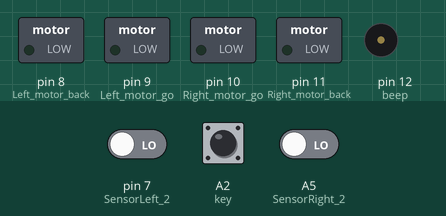
A sketch run on a simulated Arduino Uno, built with avr-gcc and run on an emulated ATmega328P. Shown: switched loads named in the sketch (green lamp = pin HIGH), buzzer (waves = sounding, pin HIGH). The test bench sets the inputs (shaded band); at power-on: A2 (key) LOW, pin 7 (SensorLeft_2) LOW, A5 (SensorRight_2) LOW.

Above: at 1.2 s.
1.3 s: A2 (key) pulled HIGH for 0.15 s
At 1.38 s:
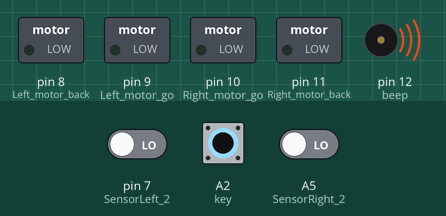
At 2.5 s:
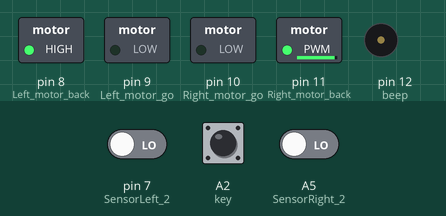
2.9 s: pin 7 (SensorLeft_2) driven HIGH
Timing chart, 0 to 3.1 s (numbered marks = the images above; inputs shaded):
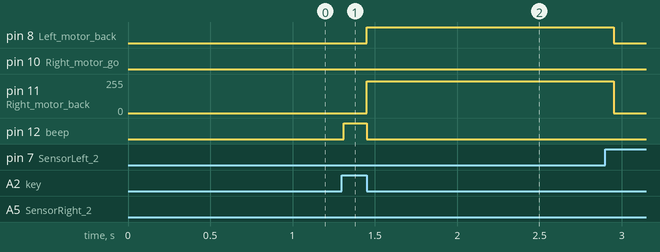

The sketch:

avoid.ino
```cpp
//============================亚博科技===========================
//  智能小车红外避障实验1（基础避障）
//===============================================================
//#include <Servo.h>
int Left_motor_back=8;     //左电机后退(IN1)
int Left_motor_go=9;     //左电机前进(IN2)

int Right_motor_go=10;    // 右电机前进(IN3)
int Right_motor_back=11;    // 右电机后退(IN4)

int key=A2;//定义按键 数字7 接口
int beep=12;//定义蜂鸣器 数字12 接口

const int SensorRight = 3;   	//右循迹红外传感器(P3.2 OUT1)
const int SensorLeft = 4;     	//左循迹红外传感器(P3.3 OUT2)

const int SensorRight_2 = A5;   	//右红外传感器(P3.5 OUT4)
const int SensorLeft_2 = 7;     //左红外传感器(P3.4 OUT3)

int SL;    //左循迹红外传感器状态
int SR;    //右循迹红外传感器状态
int SL_2;    //左红外传感器状态
int SR_2;    //右红外传感器状态

void setup()
{
  //初始化电机驱动IO为输出方式
  pinMode(Left_motor_go,OUTPUT); // PIN 8 (PWM)
  pinMode(Left_motor_back,OUTPUT); // PIN 9 (PWM)
  pinMode(Right_motor_go,OUTPUT);// PIN 10 (PWM)
  pinMode(Right_motor_back,OUTPUT);// PIN 11 (PWM)
  pinMode(key,INPUT);//定义按键接口为输入接口
  pinMode(beep,OUTPUT);
  pinMode(SensorRight, INPUT); //定义右循迹红外传感器为输入
  pinMode(SensorLeft, INPUT); //定义左循迹红外传感器为输入
  pinMode(SensorRight_2, INPUT); //定义右红外传感器为输入
  pinMode(SensorLeft_2, INPUT); //定义左红外传感器为输入
}
//=======================智能小车的基本动作=========================
void run(int time)     // 前进
//void run()     // 前进
{
  digitalWrite(Right_motor_go,HIGH);  // 右电机前进
  digitalWrite(Right_motor_back,LOW);
  analogWrite(Right_motor_go,105);//PWM比例0~255调速，左右轮差异略增减
  analogWrite(Right_motor_back,0);
  digitalWrite(Left_motor_go,HIGH);  // 左电机前进
  digitalWrite(Left_motor_back,LOW);
  analogWrite(Left_motor_go,130);//PWM比例0~255调速，左右轮差异略增减
  analogWrite(Left_motor_back,0);
  delay(time * 100);   //执行时间，可以调整
}

void brake(int time)  //刹车，停车
{
  digitalWrite(Right_motor_go,LOW);
  digitalWrite(Right_motor_back,LOW);
  digitalWrite(Left_motor_go,LOW);
  digitalWrite(Left_motor_back,LOW);
  delay(time * 100);//执行时间，可以调整
}

//void left(int time)         //左转(左轮不动，右轮前进)
void left()         //左转(左轮不动，右轮前进)
{
  digitalWrite(Right_motor_go,HIGH);	// 右电机前进
  digitalWrite(Right_motor_back,LOW);
  analogWrite(Right_motor_go,100);
  analogWrite(Right_motor_back,0);//PWM比例0~255调速
  digitalWrite(Left_motor_go,LOW);   //左轮后退
  digitalWrite(Left_motor_back,LOW);
  analogWrite(Left_motor_go,0);
  analogWrite(Left_motor_back,0);//PWM比例0~255调速
  //delay(time * 100);	//执行时间，可以调整
}

void spin_left(int time)         //左转(左轮后退，右轮前进)
{
  digitalWrite(Right_motor_go,HIGH);	// 右电机前进
  digitalWrite(Right_motor_back,LOW);
  analogWrite(Right_motor_go,250);
  analogWrite(Right_motor_back,0);//PWM比例0~255调速
  digitalWrite(Left_motor_go,LOW);   //左轮后退
  digitalWrite(Left_motor_back,HIGH);
  analogWrite(Left_motor_go,0);
  analogWrite(Left_motor_back,100);//PWM比例0~255调速
  delay(time * 100);	//执行时间，可以调整
}

//void right(int time)
void right()        //右转(右轮不动，左轮前进)
{
  digitalWrite(Right_motor_go,LOW);   //右电机后退
  digitalWrite(Right_motor_back,LOW);
  analogWrite(Right_motor_go,0);
  analogWrite(Right_motor_back,0);//PWM比例0~255调速
  digitalWrite(Left_motor_go,HIGH);//左电机前进
  digitalWrite(Left_motor_back,LOW);
  analogWrite(Left_motor_go,100);
  analogWrite(Left_motor_back,0);//PWM比例0~255调速
  //delay(time * 100);	//执行时间，可以调整
}

void spin_right(int time)        //右转(右轮后退，左轮前进)
{
  digitalWrite(Right_motor_go,LOW);   //右电机后退
  digitalWrite(Right_motor_back,HIGH);
  analogWrite(Right_motor_go,0);
  analogWrite(Right_motor_back,100);//PWM比例0~255调速
  digitalWrite(Left_motor_go,HIGH);//左电机前进
  digitalWrite(Left_motor_back,LOW);
  analogWrite(Left_motor_go,100);
  analogWrite(Left_motor_back,0);//PWM比例0~255调速
  delay(time * 100);	//执行时间，可以调整
}

void back(int time)          //后退
{
  digitalWrite(Right_motor_go,LOW);  //右轮后退
  digitalWrite(Right_motor_back,HIGH);
  analogWrite(Right_motor_go,0);
  analogWrite(Right_motor_back,240);//PWM比例0~255调速
  digitalWrite(Left_motor_go,LOW);  //左轮后退
  digitalWrite(Left_motor_back,HIGH);
  analogWrite(Left_motor_go,0);
  analogWrite(Left_motor_back,130);//PWM比例0~255调速
  delay(time * 100);     //执行时间，可以调整
}
//==========================================================

void keysacn()//按键扫描
{
  int val;
  val=digitalRead(key);//读取数字7 口电平值赋给val
  while(!digitalRead(key))//当按键没被按下时，一直循环
  {
    val=digitalRead(key);//此句可省略，可让循环跑空
  }
  while(digitalRead(key))//当按键被按下时
  {
    delay(10);	//延时10ms
    val=digitalRead(key);//读取数字7 口电平值赋给val
    if(val==HIGH)  //第二次判断按键是否被按下
    {
      digitalWrite(beep,HIGH);		//蜂鸣器响
      while(!digitalRead(key))	//判断按键是否被松开
        digitalWrite(beep,LOW);		//蜂鸣器停止
    }
    else
      digitalWrite(beep,LOW);//蜂鸣器停止
  }
}

void loop()
{
  keysacn();	   //调用按键扫描函数
  while(1)
  {
    //有信号为LOW  没有信号为HIGH
    SR_2 = digitalRead(SensorRight_2);
    SL_2 = digitalRead(SensorLeft_2);
    if (SL_2 == HIGH&&SR_2==HIGH)
        run(0.1);   //调用前进函数
    else if (SL_2 == HIGH & SR_2 == LOW)// 右边探测到有障碍物，有信号返回，向左转
        left();
    else if (SR_2 == HIGH & SL_2 == LOW) //左边探测到有障碍物，有信号返回，向右转
      right();
    else // 都是有障碍物, 后退
      back(1 );
  }
}
```

Measured:
- after the input at 1.3 s, pin 8 (Left_motor_back): LOW → HIGH after 0.15 s; pin 11 (Right_motor_back): 0/255 → 240/255 after 0.15 s; pin 12 (beep): LOW → HIGH at once, → LOW 0.14 s later
